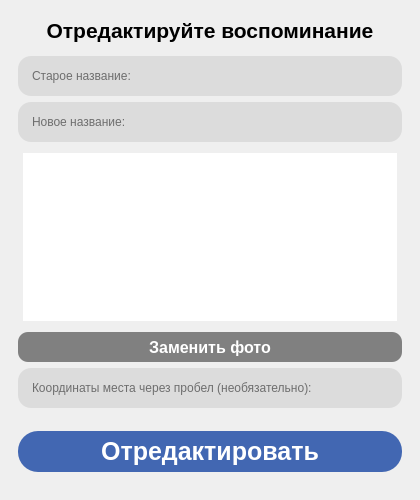
<?xml version="1.0" encoding="UTF-8"?>
<ui version="4.0">
 <class>MainWindow</class>
 <widget class="QMainWindow" name="MainWindow">
  <property name="geometry">
   <rect>
    <x>0</x>
    <y>0</y>
    <width>420</width>
    <height>500</height>
   </rect>
  </property>
  <property name="windowTitle">
   <string>Register</string>
  </property>
  <widget class="QWidget" name="centralwidget">
   <layout class="QGridLayout" name="gridLayout">
    <item row="0" column="0">
     <widget class="QWidget" name="widget" native="true">
      <layout class="QGridLayout" name="gridLayout_2">
       <item row="0" column="0">
        <widget class="QLabel" name="label_2">
         <property name="styleSheet">
          <string notr="true">font:16pt;
font-family:&quot;Georgia&quot;;
font-weight: bold;</string>
         </property>
         <property name="text">
          <string>Отредактируйте воспоминание</string>
         </property>
         <property name="alignment">
          <set>Qt::AlignCenter</set>
         </property>
        </widget>
       </item>
       <item row="1" column="0">
        <spacer name="verticalSpacer_2">
         <property name="orientation">
          <enum>Qt::Vertical</enum>
         </property>
         <property name="sizeHint" stdset="0">
          <size>
           <width>20</width>
           <height>20</height>
          </size>
         </property>
        </spacer>
       </item>
       <item row="2" column="0">
        <layout class="QVBoxLayout" name="verticalLayout">
         <item>
          <widget class="QLineEdit" name="memory_name_old">
           <property name="styleSheet">
            <string notr="true">background-color: #DCDCDC;
width: 100%;
padding: 12px;
border: 0pч;
border-radius: 13px;
box-sizing: border-box;
font-family:&quot;Georgia&quot;;</string>
           </property>
           <property name="text">
            <string/>
           </property>
           <property name="maxLength">
            <number>100</number>
           </property>
           <property name="placeholderText">
            <string>Старое название:</string>
           </property>
          </widget>
         </item>
         <item>
          <widget class="QLineEdit" name="memory_name">
           <property name="styleSheet">
            <string notr="true">background-color: #DCDCDC;
width: 100%;
padding: 12px;
border: 0pч;
border-radius: 13px;
box-sizing: border-box;
font-family:&quot;Georgia&quot;;</string>
           </property>
           <property name="text">
            <string/>
           </property>
           <property name="maxLength">
            <number>100</number>
           </property>
           <property name="placeholderText">
            <string>Новое название:</string>
           </property>
          </widget>
         </item>
         <item>
          <widget class="QPlainTextEdit" name="memory_info">
           <property name="styleSheet">
            <string notr="true">border-radius: 50px;
margin:5px;
font-family:&quot;Georgia&quot;;</string>
           </property>
           <property name="tabChangesFocus">
            <bool>false</bool>
           </property>
           <property name="plainText">
            <string/>
           </property>
           <property name="placeholderText">
            <string>Информация:</string>
           </property>
          </widget>
         </item>
         <item>
          <widget class="QPushButton" name="change_pic_btn">
           <property name="minimumSize">
            <size>
             <width>0</width>
             <height>30</height>
            </size>
           </property>
           <property name="styleSheet">
            <string notr="true">display: inline-block;
border-radius: 10px;
background-color: gray;
background-position: 100% 0;
font:12pt;
font-family: &quot;Georgia&quot;;
font-weight: bold;
color: white;
box-shadow: 0 16px 32px 0 rgba(0, 40, 120, .35);
transition: .5s;</string>
           </property>
           <property name="text">
            <string>Заменить фото</string>
           </property>
           <property name="icon">
            <iconset>
             <normaloff>../icons/image.png</normaloff>../icons/image.png</iconset>
           </property>
           <property name="iconSize">
            <size>
             <width>20</width>
             <height>20</height>
            </size>
           </property>
          </widget>
         </item>
         <item>
          <widget class="QLineEdit" name="memory_coords">
           <property name="styleSheet">
            <string notr="true">background-color: #DCDCDC;
width: 100%;
padding: 12px;
border: 0pч;
border-radius: 13px;
box-sizing: border-box;
font-family: &quot;Georgia&quot;;</string>
           </property>
           <property name="text">
            <string/>
           </property>
           <property name="maxLength">
            <number>100</number>
           </property>
           <property name="placeholderText">
            <string>Координаты места через пробел (необязательно):</string>
           </property>
          </widget>
         </item>
        </layout>
       </item>
       <item row="3" column="0">
        <spacer name="verticalSpacer">
         <property name="orientation">
          <enum>Qt::Vertical</enum>
         </property>
         <property name="sizeHint" stdset="0">
          <size>
           <width>20</width>
           <height>20</height>
          </size>
         </property>
        </spacer>
       </item>
       <item row="4" column="0">
        <widget class="QPushButton" name="change_memory_btn">
         <property name="minimumSize">
          <size>
           <width>301</width>
           <height>61</height>
          </size>
         </property>
         <property name="styleSheet">
          <string notr="true">display: inline-block;
margin: 10px 0px;
border-radius: 20px;
background-color: #4267B2;
background-position: 100% 0;
font:19pt;
font-family:&quot;Georgia&quot;;
font-weight: bold;
color: white;
box-shadow: 0 16px 32px 0 rgba(0, 40, 120, .35);
transition: .5s;</string>
         </property>
         <property name="text">
          <string>Отредактировать</string>
         </property>
        </widget>
       </item>
      </layout>
     </widget>
    </item>
   </layout>
  </widget>
 </widget>
 <resources/>
 <connections/>
</ui>
